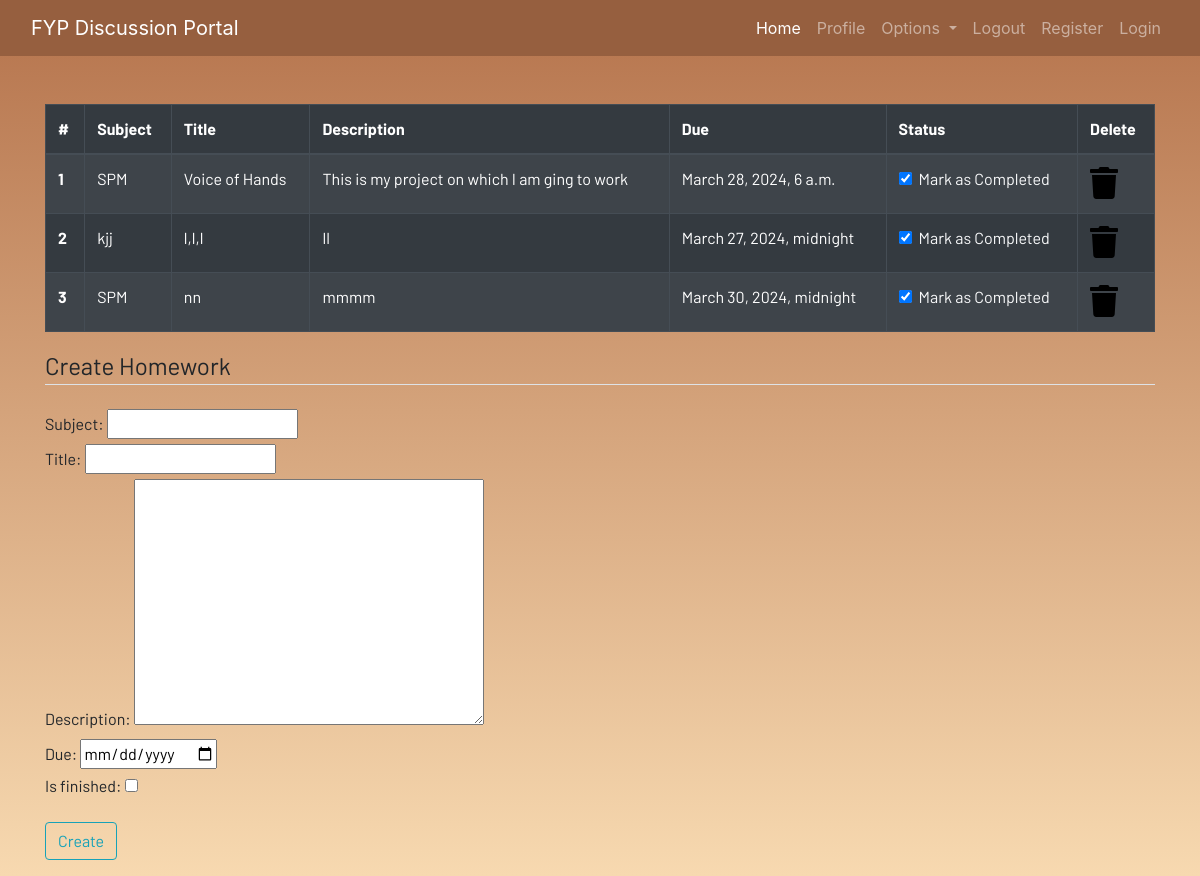
The page /homework (signed in) on the database its author committed.
### dashboard/models.py (models this page shows, shortened)
class Homework(models.Model):
    user=models.ForeignKey(User,on_delete=models.CASCADE)
    title=models.CharField(max_length=200)
    subject=models.CharField(max_length=200)
    description=models.TextField()
    due=models.DateTimeField()
    is_finished=models.BooleanField(default=False)

### dashboard/views.py (the view)
# urls.py: path('homework',views.homework, name="homework"),
def homework(request):
    if request.method == "POST":
        form=HomeworkForm(request.POST)
        if form.is_valid():
            try:
                finished=request.POST['is_finished']
                if finished=='on':
                    finished=True
                else:
                    finished==False
            except:
                finished==False
            homework=Homework(
                user=request.user,
                subject=request.POST['subject'],
                title=request.POST['title'],
                description=request.POST['description'],
                due=request.POST['due'],
                is_finished=finished
            )
            homework.save()
            messages.success(request,f"Homework  added from {request.user.username} successfully")
    else:
        form=HomeworkForm()
    homework=Homework.objects.filter(user=request.user)
    if len(homework) == 0:
        homework_done = True
    else:
        homework_done = False
    context={
        'homeworks':homework, 'homework_done':homework_done,'form':form
    }
    return render(request,'dashboard/homework.html',context)

### dashboard/forms.py
class HomeworkForm(forms.ModelForm):
    class Meta:
        model=Homework
        widgets={'due':DateInput()}
        fields =['subject','title','description','due','is_finished']

### dashboard/templates/dashboard/homework.html (shortened to what this page needs)
{% extends 'dashboard/base.html' %} {% load static %} {% block content %}
<div class="container">
  {% if not homework_done %}
  <table class="table table-striped table-bordered table-hover table-dark">
    <thead>
      <tr>
        <th scope="col">#</th>
        <th scope="col">Subject</th>
        <th scope="col">Title</th>
        <th scope="col">Description</th>
        <th scope="col">Due</th>
        <th scope="col">Status</th>
        <th scope="col">Delete</th>
      </tr>
    </thead>
    <tbody>
      {% for homework in homeworks %}
      <tr>
        <th scope="row">{{forloop.counter}}</th>
        <td>{{homework.subject}}</td>
        <td>{{homework.title}}</td>
        <td>{{homework.description}}</td>
        <td>{{homework.due}}</td>
        <td>
          <a href="{% url "update_homework" homework.id %}">
            <div class="form-check">
              {% if homework.is_finished == True %}
              <input
                class="form-check-input"
                type="checkbox"
                value=""
                checked
              />{% else %}
              <input class="form-check-input" type="checkbox" value="" />
              {% endif %}
              <label class="form-check-label text-light" for="flexCheckDefault">
                Mark as Completed
              </label>
            </div>
          </a>
        </td>
        <td>
          <a href="{% url "delete_homework" homework.id %}"><i class="fa fa-trash fa-2x"></i></a>
        </td>
      </tr>
      {% endfor %}
    </tbody>
  </table>
  {% else %}
  <h4>All homeworks are completed!! Create to have more!!</h4>
  {% endif %}
</div>
<div class="container">
  <form method="POST">
    <fieldset class="form-group">
      <legend class="border-bottom mb-4">Create Homework</legend>
      {{form}}
    </fieldset>
    <div class="form-group">
      <button href="" class="btn btn-outline-info" type="submit">Create</button>
    </div>
  </form>
</div>
{% endblock content %}

### static/css/main.css (style rules this page uses)
html { scroll-behavior: smooth; height: 100%; width: 100%; }
a { text-decoration: none !important; color: black; }
html, body { max-width: 100%; overflow-x: hidden; height: 100%; width: 100%; }
body { background: linear-gradient(to bottom, #b5734c 0%, #f7d9b0 100%); overflow-x: hidden; background-repeat: no-repeat; }
.fa { color: black; }

### rows shown on the page
Homework: subject "SPM", title "Voice of Hands", description "This is my project on which I am ging to work", due "March 28, 2024, 6 a.m."
Homework: subject "kjj", title "l,l,l", description "ll", due "March 27, 2024, midnight"
Homework: subject "SPM", title "nn", description "mmmm", due "March 30, 2024, midnight"
